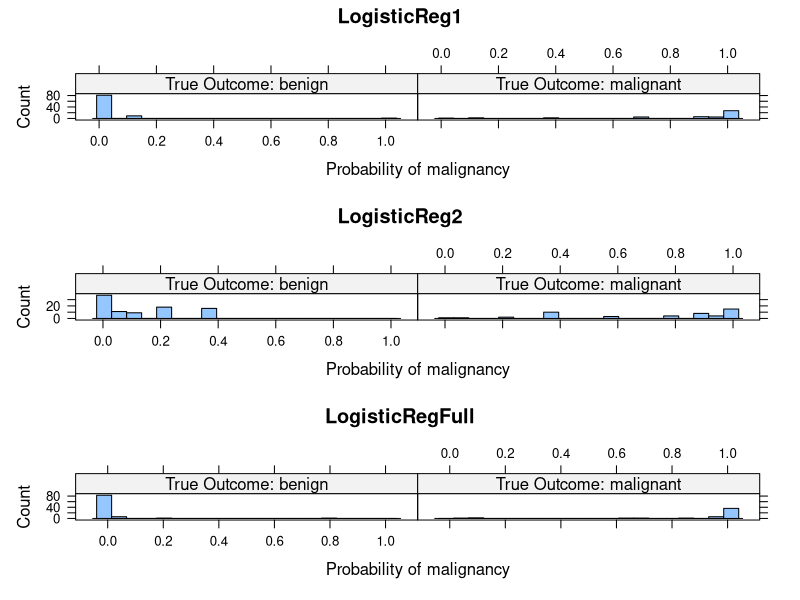

Here is the R script that generated this plot: (Note: this script raises an error after producing the figure.)
## ---- chunk 1
# read in tab-delimited data file
breastCancerFull <- read.delim("breast-w.txt", head=TRUE);
## ---- chunk 2
# Load the "caret" package. This package is used to partition data to training and test sets.
library(caret)
set.seed(1)
inTrain <- createDataPartition(breastCancerFull$Class, p = .8)[[1]]
breastCancerTrain <- breastCancerFull[ inTrain, ]
breastCancerTest  <- breastCancerFull[-inTrain, ]
## ---- chunk 3
# Here we create a logistic regression model using the train() function. For the "method" parameter, "glm" stands for "generalized linear model" and using "glm" correspond to calling the "glm" package. This call will produce a logistic regression model.
# The trControl parameter gives control of what methods to be used for evaluating and selecting model and how many times such procedure will be repeated. We will introduce model evaluation and selection in later lectures.
set.seed(1)
logisticReg1 <- train(Class ~ Cell_Size_Uniformity,
                     data = breastCancerTrain,
                     method = "glm",
                     trControl = trainControl(method = "repeatedcv", 
                                              repeats = 5))

## Print diagnostic and summary information and statistics fo the model 
logisticReg1
summary(logisticReg1)
## ---- chunk 4
set.seed(1)
logisticReg2 <- train(Class ~ Clump_Thickness,
                     data = breastCancerTrain,
                     method = "glm",
                     trControl = trainControl(method = "repeatedcv", 
                                              repeats = 5))
logisticReg2
summary(logisticReg2)
## ---- chunk 5
# Notice that we used the training set of the data to training this and the above two logistic regression models.
set.seed(1)
logisticRegFull <- train(Class ~ .,
                     data = breastCancerTrain,
                     method = "glm",
                     trControl = trainControl(method = "repeatedcv", 
                                              repeats = 5))

logisticRegFull
summary(logisticRegFull)
# Using $ sign to extract the model selected by our "trControl" procedure and print its information
logisticRegFull$finalModel
## ---- chunk 6
# Create prediction function that takes in a logistic regression model and extract some prediction information from this model on predicting test set and subsequently return these prediction information.
PredictFunc <- function(logisticReg) {
  breastCancerResults <- data.frame(obs = breastCancerTest$Class)
  breastCancerResults$prob <- predict(logisticReg, breastCancerTest, type = "prob")[, "malignant"]
  breastCancerResults$pred <- predict(logisticReg, breastCancerTest)
  breastCancerResults$Label <- ifelse(breastCancerResults$obs == "malignant", 
                              "True Outcome: malignant", 
                              "True Outcome: benign")
  return(breastCancerResults)
}

# Now use the three models that we created above to perform classification on the test set of the data. 
breastCancerResults1 <- PredictFunc(logisticReg1)
breastCancerResults2 <- PredictFunc(logisticReg2)
breastCancerResultsFull <- PredictFunc(logisticRegFull)
## ---- chunk 7
# First, let us plot the probability of malignancy
library(gridExtra)
hist1 <- histogram(~prob|Label, data = breastCancerResults1, layout = c(2, 1), nint = 20, xlab = "Probability of malignancy",
          type = "count", main="LogisticReg1")
hist2 <- histogram(~prob|Label, data = breastCancerResults2, layout = c(2, 1), nint = 20, xlab = "Probability of malignancy",
          type = "count", main="LogisticReg2")
hist3 <- histogram(~prob|Label, data = breastCancerResultsFull, layout = c(2, 1), nint = 20, xlab = "Probability of malignancy",
          type = "count", main="LogisticRegFull")
grid.arrange(hist1, hist2, hist3, nrow=3)

# Now, create the confusion matrix from the test set.
confusionMatrix(data = breastCancerResults1$pred, 
                reference = breastCancerResults1$obs)
confusionMatrix(data = breastCancerResults2$pred, 
                reference = breastCancerResults2$obs)
confusionMatrix(data = breastCancerResultsFull$pred, 
                reference = breastCancerResultsFull$obs)
## ---- chunk 8
# perform evaluation using pROC package
library(pROC)
breastCancerROC1 <- roc(breastCancerResults1$obs, breastCancerResults1$prob)
breastCancerROC2 <- roc(breastCancerResults2$obs, breastCancerResults2$prob)
breastCancerROCFull <- roc(breastCancerResultsFull$obs, breastCancerResultsFull$prob)

# calling some useful function to evaluate a model
auc(breastCancerROC1)
ci.auc(breastCancerROC1)

# visualize and compare performance using ROC curve. Note ROC curve stands for "receiver operating characteristic" curve
plot(breastCancerROC1, legacy.axes = TRUE, col="red")
plot(breastCancerROC2, legacy.axes = TRUE, col="blue", add=TRUE)
plot(breastCancerROCFull, legacy.axes = TRUE, col="black", add=TRUE)

# output session information
sessionInfo()
